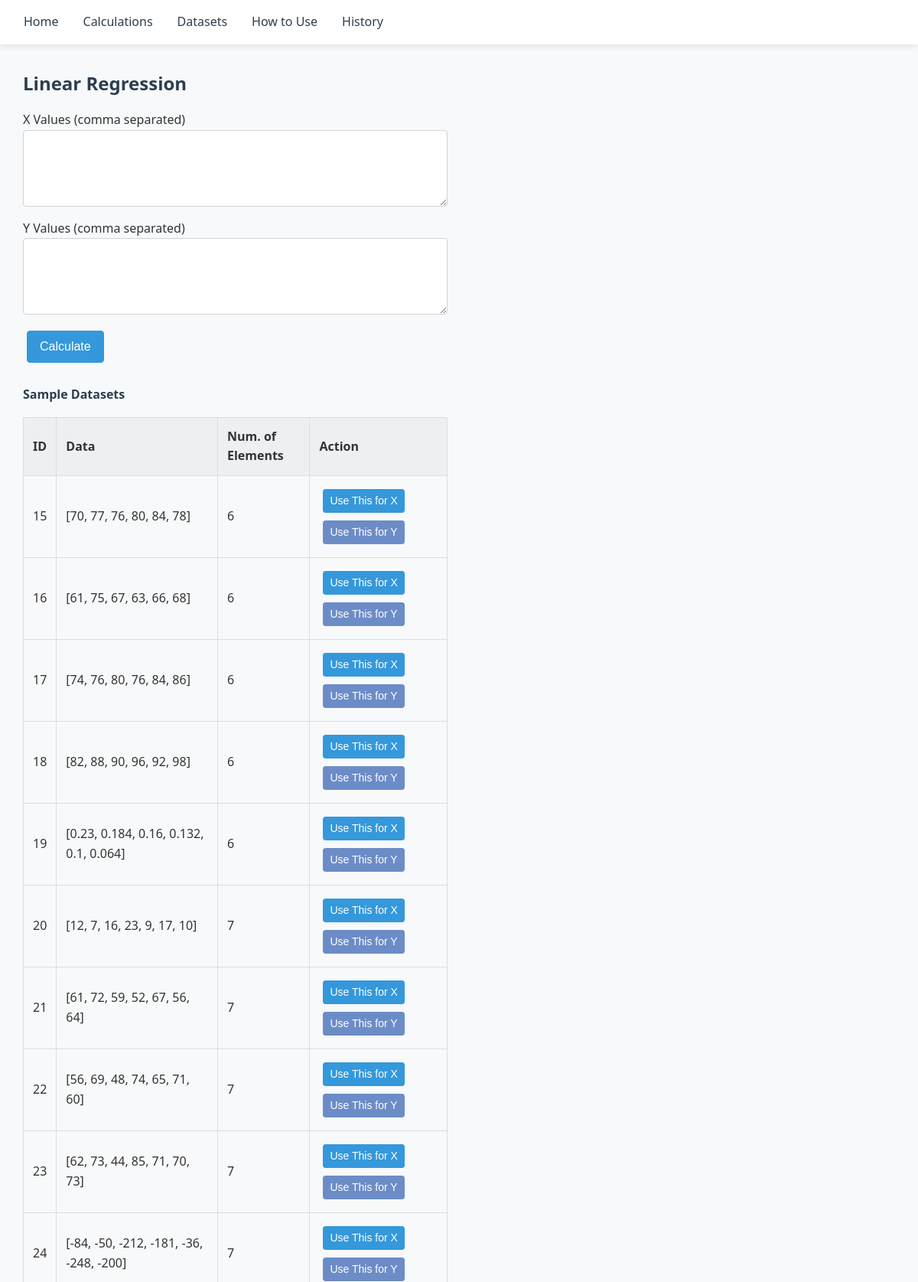
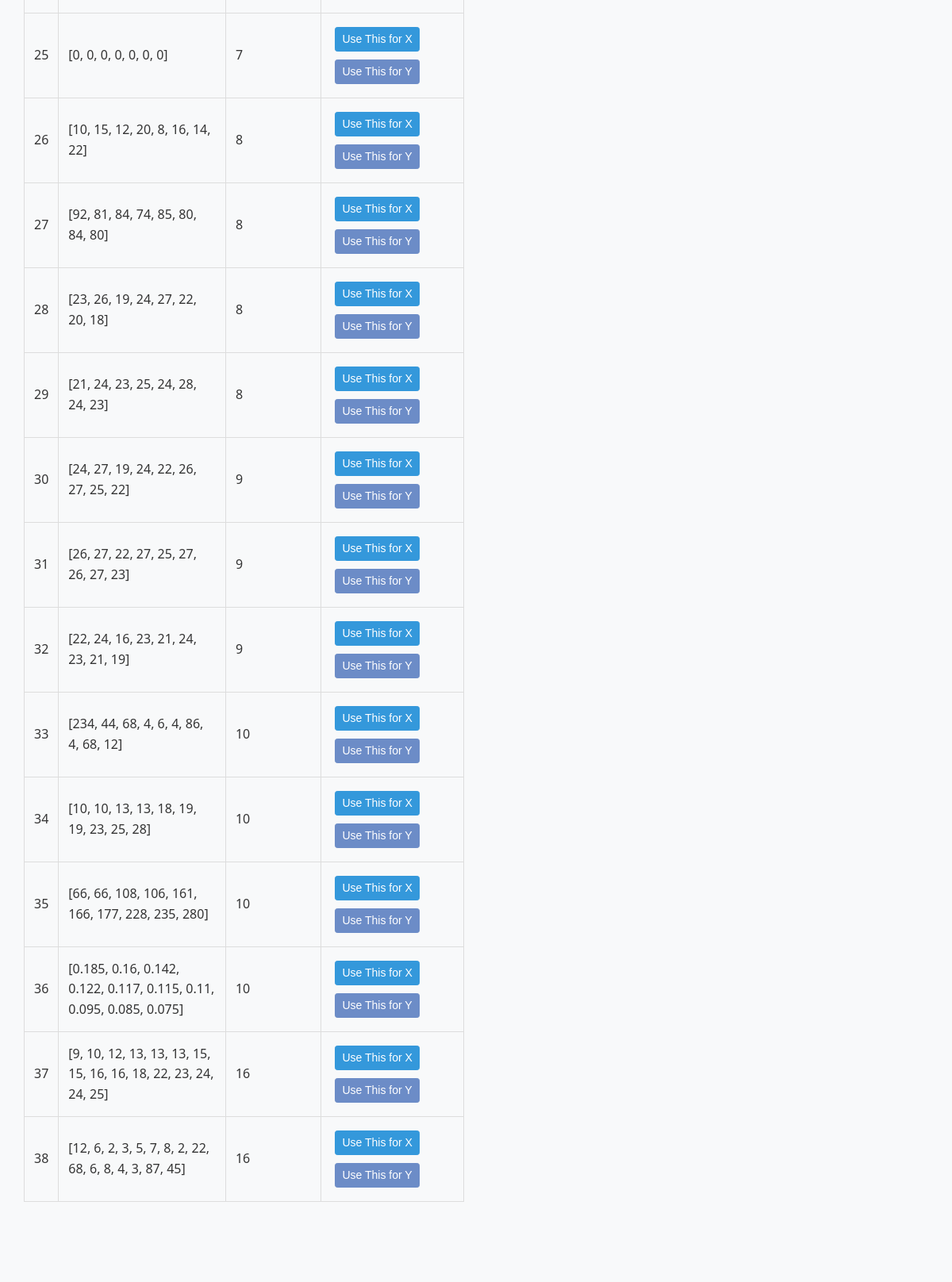
/calculations/linear (upper part), run on the app's committed database (2 pictures, top to bottom).
### tables this page shows
CREATE TABLE dataset
    (id INTEGER PRIMARY KEY AUTOINCREMENT, 
    data TEXT,
    num_elements INTEGER
);

### blueprints/linear.py (the view, shortened to what this page needs)
@linear_views.route('/linear', methods=['GET','POST'])
def linear_regression_calc():
    conn = sqlite3.connect('dataset/dataset.db')
    cursor = conn.cursor()
    cursor.execute("SELECT * FROM dataset WHERE num_elements > 5")
    datasets = cursor.fetchall()
    conn.close()
    return render_template('calculations/linear.html', sample_data=datasets)

### app.py (called while the page is built)
@app.before_request
def before_request():
    if 'history' not in session:
        session['history'] = []

### templates/calculations/linear.html (shortened to what this page needs)
{% extends "base.html" %}
{% block stylesheets %}
<link rel="stylesheet" href="{{ url_for('static', filename='calculations.css') }}">
<link rel="stylesheet" href="{{ url_for('static', filename='datasets.css') }}">
{% endblock %}
{% block content %}
<div class="container">
    <h2>Linear Regression</h2>
    <div class="row">
        <div class="col-md-6">
            <form method="POST">
                <div class="form-group">
                    <label for="x_data">X Values (comma separated)</label>
                    <textarea class="form-control" id="x_data" name="x_data" rows="3">{% if x_data %}{{ x_data }}{% endif %}</textarea>
                </div>
                <div class="form-group">
                    <label for="y_data">Y Values (comma separated)</label>
                    <textarea class="form-control" id="y_data" name="y_data" rows="3">{% if y_data %}{{ y_data }}{% endif %}</textarea>
                </div>
                <button type="submit" class="btn btn-primary">Calculate</button>
            </form>
            <h4 class="mt-4">Sample Datasets</h4>
            <table class="table table-bordered">
                <thead>
                    <tr>
                        <th>ID</th>
                        <th>Data</th>
                        <th>Num. of Elements</th>
                        <th>Action</th>
                    </tr>
                </thead>
                <tbody>
                    {% for dataset in sample_data %}
                    <tr>
                        <td>{{ dataset[0] }}</td>
                        <td>{{ dataset[1] }}</td>
                        <td>{{ dataset[2] }}</td>
                        <td>
                            <button class="btn btn-sm btn-primary"
                                    onclick="document.getElementById('x_data').value='{{ dataset[1]|replace('[', '')|replace(']', '') }}';">
                                Use This for X
                            </button>
                            <button class="btn btn-sm btn-secondary"
                                    onclick="document.getElementById('y_data').value='{{ dataset[1]|replace('[', '')|replace(']', '') }}';">
                                Use This for Y
                            </button>
                        </td>
                    </tr>
                    {% endfor %}
                </tbody>
            </table>
        </div>
        <div class="col-md-6">
        </div>
    </div>
</div>
{% endblock %}

### static/style.css (style rules this page uses)
:root { --primary-color: #3498db; --secondary-color: #2ecc71; --dark-color: #2c3e50; --light-color: #ecf0f1; --danger-color: #e74c3c; --warning-color: #f39c12; --success-color: #27ae60; --border-radius: 4px; --box-shadow: 0 2px 10px rgba(0, 0, 0, 0.1); --transition: all 0.3s ease; }
* { margin: 0; padding: 0; box-sizing: border-box; }
body { font-family: 'Segoe UI', Tahoma, Geneva, Verdana, sans-serif; line-height: 1.6; color: #333; background-color: #f8f9fa; min-height: 100vh; display: flex; flex-direction: column; }
h1, h2, h3, h4, h5, h6 { margin-bottom: 1rem; color: var(--dark-color); }
.container { width: 100%; max-width: 1200px; margin: 0 auto; padding: 0 15px; }
.row { display: flex; flex-wrap: wrap; margin: 0 -15px; }
.col-md-6 { flex: 0 0 50%; max-width: 50%; padding: 0 15px; }
.mt-4 { margin-top: 1.5rem; }

### static/calculations.css (style rules this page uses)
.form-group { margin-bottom: 1rem; }
.form-control { display: block; width: 100%; padding: 0.5rem 0.75rem; font-size: 1rem; line-height: 1.5; color: #495057; background-color: #fff; background-clip: padding-box; border: 1px solid #ced4da; border-radius: var(--border-radius); transition: var(--transition); }
textarea.form-control { min-height: 100px; resize: vertical; }
.btn { display: inline-block; font-weight: 400; text-align: center; white-space: nowrap; vertical-align: middle; user-select: none; border: 1px solid transparent; padding: 0.5rem 1rem; font-size: 1rem; line-height: 1.5; border-radius: var(--border-radius); transition: var(--transition); cursor: pointer; }
.btn-primary { color: white; background-color: var(--primary-color); border-color: var(--primary-color); margin: 5px; }
.btn-secondary { color: white; background-color: #6c8cc7; border-color: #6c8cc7; margin: 5px; }
.btn-sm { padding: 0.25rem 0.5rem; font-size: 0.875rem; line-height: 1.5; border-radius: 0.2rem; }

### static/datasets.css (style rules this page uses)
table { width: 100%; border-collapse: collapse; margin-bottom: 1.5rem; }
th, td { padding: 0.75rem; text-align: left; border: 1px solid #ddd; }
th { background-color: var(--light-color); font-weight: 600; }
.table-bordered th, .table-bordered td { border: 1px solid #ddd; }

### data on the page
dataset: id "15", data "[70, 77, 76, 80, 84, 78]", num_elements "6"
dataset: id "16", data "[61, 75, 67, 63, 66, 68]", num_elements "6"
dataset: id "17", data "[74, 76, 80, 76, 84, 86]", num_elements "6"
dataset: id "18", data "[82, 88, 90, 96, 92, 98]", num_elements "6"
dataset: id "19", data "[0.23, 0.184, 0.16, 0.132, 0.1, 0.064]", num_elements "6"
dataset: id "20", data "[12, 7, 16, 23, 9, 17, 10]", num_elements "7"
dataset: id "21", data "[61, 72, 59, 52, 67, 56, 64]", num_elements "7"
dataset: id "22", data "[56, 69, 48, 74, 65, 71, 60]", num_elements "7"
dataset: id "23", data "[62, 73, 44, 85, 71, 70, 73]", num_elements "7"
dataset: id "24", data "[-84, -50, -212, -181, -36, -248, -200]", num_elements "7"
dataset: id "25", data "[0, 0, 0, 0, 0, 0, 0]", num_elements "7"
dataset: id "26", data "[10, 15, 12, 20, 8, 16, 14, 22]", num_elements "8"
dataset: id "27", data "[92, 81, 84, 74, 85, 80, 84, 80]", num_elements "8"
dataset: id "28", data "[23, 26, 19, 24, 27, 22, 20, 18]", num_elements "8"
dataset: id "29", data "[21, 24, 23, 25, 24, 28, 24, 23]", num_elements "8"
dataset: id "30", data "[24, 27, 19, 24, 22, 26, 27, 25, 22]", num_elements "9"
dataset: id "31", data "[26, 27, 22, 27, 25, 27, 26, 27, 23]", num_elements "9"
dataset: id "32", data "[22, 24, 16, 23, 21, 24, 23, 21, 19]", num_elements "9"
dataset: id "33", data "[234, 44, 68, 4, 6, 4, 86, 4, 68, 12]", num_elements "10"
dataset: id "34", data "[10, 10, 13, 13, 18, 19, 19, 23, 25, 28]", num_elements "10"
dataset: id "35", data "[66, 66, 108, 106, 161, 166, 177, 228, 235, 280]", num_elements "10"
dataset: id "36", data "[0.185, 0.16, 0.142, 0.122, 0.117, 0.115, 0.11, 0.095, 0.085, 0.075]", num_elements "10"
dataset: id "37", data "[9, 10, 12, 13, 13, 13, 15, 15, 16, 16, 18, 22, 23, 24, 24, 25]", num_elements "16"
dataset: id "38", data "[12, 6, 2, 3, 5, 7, 8, 2, 22, 68, 6, 8, 4, 3, 87, 45]", num_elements "16"
